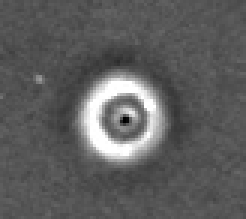
#> input picture photo_processing/qipao3/1b28cecc558304718bb73f7c3ac100da.jpg, 82 x 73 px, found by its file name (shown 3 times larger); its folder holds only this picture in this run
$ python gen_background.py
#> lines starting #> are read from the running program, lines starting #| are printed output that depends on the picture; long printed decimals are rounded
import cv2
import numpy as np
from scipy.stats import norm
import os

def process_images_and_generate_sample(img_folder, output_path, height=3648, width=5472):
    # 获取文件夹中的所有图片路径
#> called with img_folder = 'photo_processing/qipao3', output_path = 'photo_processing/Background3.bmp', height = 3648, width = 5472
    img_files = [os.path.join(img_folder, f) for f in os.listdir(img_folder) if f.endswith(('.png', '.jpg', '.bmp'))]

    if not img_files:
        print(f"文件夹 {img_folder} 中没有找到图片！")
        return

    # 存储所有图片的边框像素值
    all_border_pixels = []

    for img_path in img_files:
        # 读取图像
        image = cv2.imread(img_path)
#> image is the input picture: shape (73, 82, 3); min 0, max 255, mean 93.8
        if image is None:
            print(f"无法读取图像：{img_path}")
            continue

        # 获取图像边框像素值
        border_pixels = []
        img_height, img_width, _ = image.shape
#> img_height = 73; img_width = 82

        # 提取边框像素值
        border_pixels.extend(image[0, :, :].tolist())  # 上边框
        border_pixels.extend(image[-1, :, :].tolist())  # 下边框
        border_pixels.extend(image[:, 0, :].tolist())  # 左边框
        border_pixels.extend(image[:, -1, :].tolist())  # 右边框

        all_border_pixels.extend(border_pixels)

    all_border_pixels = np.array(all_border_pixels)
#> all_border_pixels = 310 rows, first 8: [90, 90, 90], [82, 82, 82], [84, 84, 84], [89, 89, 89], [84, 84, 84], [79, 79, 79], [80, 80, 80], [80, 80, 80]

    # 分离 R、G、B 通道
    R = all_border_pixels[:, 2]
#> R = 310 values, max 113 at index 196, min 67 at index 183, mean 85.06
    G = all_border_pixels[:, 1]
#> G has the same summary as R
    B = all_border_pixels[:, 0]
#> B has the same summary as R

    # 筛选 1%-99% 分位数范围内的值
    def filter_percentile(channel):
        lower = np.percentile(channel, 1)
#> lower = 73.09
        upper = np.percentile(channel, 99)
#> upper = 96.91
        return channel[(channel >= lower) & (channel <= upper)]

    R_filtered = filter_percentile(R)
#> R_filtered = 302 values, max 96 at index 53, min 74 at index 15, mean 85.03
    G_filtered = filter_percentile(G)
#> G_filtered has the same summary as R_filtered
    B_filtered = filter_percentile(B)
#> B_filtered has the same summary as R_filtered

    # 拟合高斯分布
    R_mean, R_std = norm.fit(R_filtered)
#> R_mean = 85.03; R_std = 4.69
    G_mean, G_std = norm.fit(G_filtered)
#> G_mean = 85.03; G_std = 4.69
    B_mean, B_std = norm.fit(B_filtered)
#> B_mean = 85.03; B_std = 4.69

    print(f"R通道均值: {R_mean}, 标准差: {R_std}")
#| R通道均值: 85.033, 标准差: 4.695
    print(f"G通道均值: {G_mean}, 标准差: {G_std}")
#| G通道均值: 85.033, 标准差: 4.695
    print(f"B通道均值: {B_mean}, 标准差: {B_std}")
#| B通道均值: 85.033, 标准差: 4.695

    # 生成指定大小的图像
    R_sampled = np.random.normal(R_mean, R_std, (height, width)).clip(0, 255).astype(np.uint8)
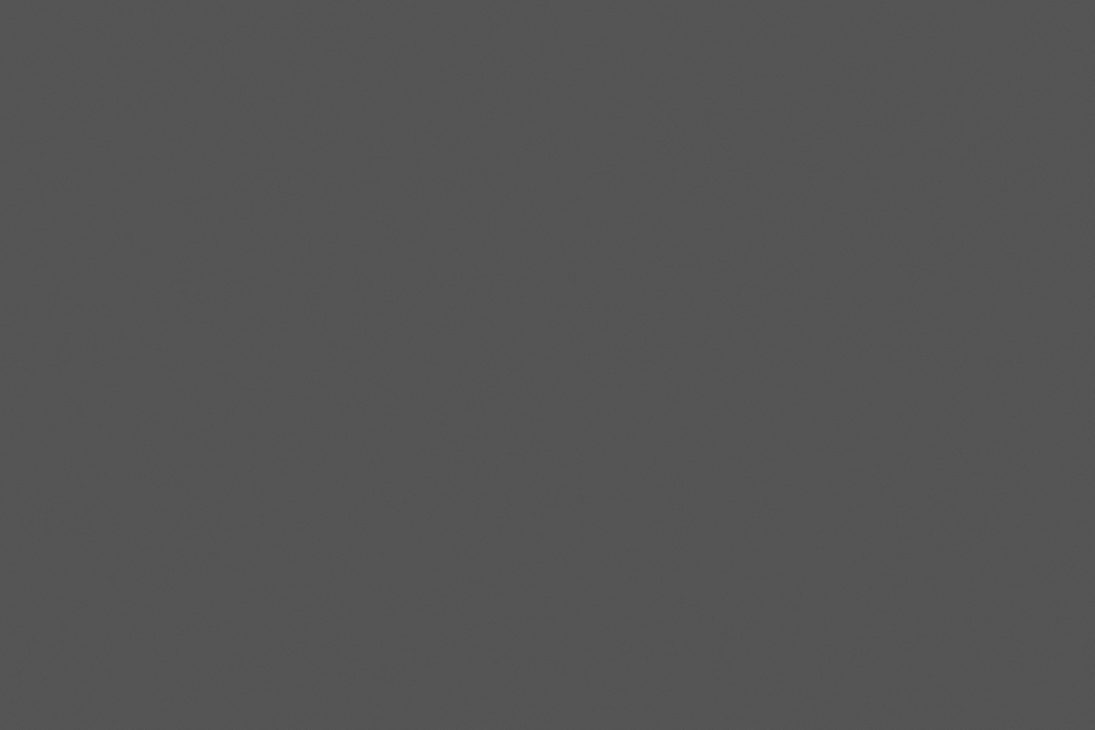
#> R_sampled: shape (3648, 5472) (shown at 1/5 size); min 59, max 111, mean 84.5
    G_sampled = np.random.normal(G_mean, G_std, (height, width)).clip(0, 255).astype(np.uint8)
    B_sampled = np.random.normal(B_mean, B_std, (height, width)).clip(0, 255).astype(np.uint8)

    # 合并通道
    generated_image = cv2.merge([B_sampled, G_sampled, R_sampled])

    # 保存生成的图像
    cv2.imwrite(output_path, generated_image)
    print(f"生成的图像已保存到：{output_path}")

# 使用示例
img_folder = "photo_processing/qipao3"  # 替换为包含图片的文件夹路径
output_path = "photo_processing/Background3.bmp"  # 替换为输出图像路径
process_images_and_generate_sample(img_folder, output_path)
